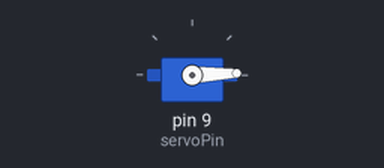
Simulated run of this sketch. Board: Arduino Uno, built with avr-gcc and run on an emulated ATmega328P. Parts: servo.

Above: at 0.05 s.
At 1.75 s:
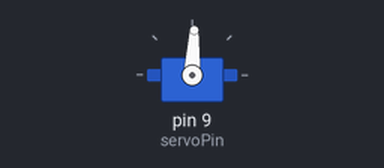
At 3.45 s:
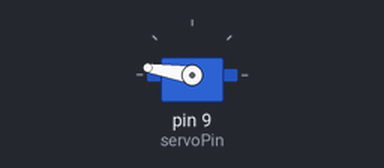
At 6.9 s:
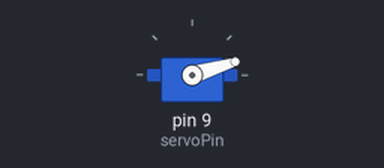
Timing chart, 0 to 9.4 s (numbered marks = the images above):
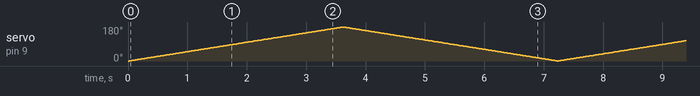

The sketch:

mto.ino
```cpp
#include <Servo.h>


const int servoPin = 9;
Servo servo;
// variable to store the servo position
int angle = 0;

void setup() {
  servo.attach(servoPin);
}

void loop() {
  // goes from 0 degrees to 180 degrees
  for(angle = 0; angle < 180; angle += 1) {
    // in steps of 1 degree
    servo.write(angle);
    // 20ms delay between servo commands
    delay(20);
  }
  // goes from 180 degrees to 0 degrees
  for(angle = 180; angle >= 1; angle -= 1) {
    // move servo in opposite direction
    servo.write(angle);
    // 20ms delay between servo commands
    delay(20);
  }
}
```
